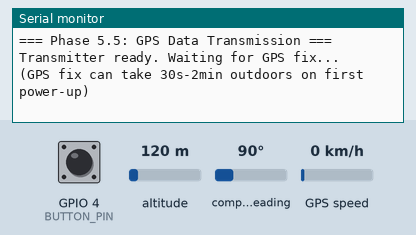
A sketch run on a simulated ESP32. On the bench: the last lines printed to the serial monitor. The test bench sets the inputs (shaded band); at power-on: GPIO 4 (BUTTON_PIN) HIGH, altitude 120 m, compass heading 90°, GPS speed 0 km/h. The GPS gets a fix after 3 s at 37.7749, -122.4194 with 8 satellites; no radio packets arrive unless stated.

Above: at 1.2 s.
1.3 s: GPIO 4 (BUTTON_PIN) pulled LOW for 0.15 s
At 2.5 s:
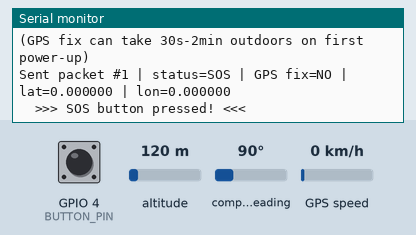
2.9 s: GPIO 4 (BUTTON_PIN) pulled LOW for 3.2 s
At 7.4 s:
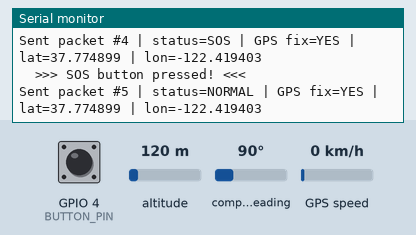

Measured:
- after the input at 1.3 s, the serial monitor: prints a new line after 0.06 s (image 1)
- after the input at 2.9 s, the serial monitor: prints a new line after 0.06 s (image 2)

The sketch:

5.5_Transmitter_GPS.ino
```cpp
/*
  ============================================================
  PHASE 5.4 -> 5.5 - Worker Status + GPS Data Transmission
  ============================================================
  5.5 adds: NEO-M8N GPS module, latitude/longitude added to
  every transmitted packet.

  Board: ESP32
  Wiring:
    VCC->3.3V, GND->GND, SCK->18, MISO->19, MOSI->23,
    NSS->5, RESET->14, DIO0->26
  Button:
    One leg -> GPIO 4, other leg -> GND (uses internal pull-up)
  GPS (NEO-M8N, new in 5.5):
    VCC->3.3V/5V, GND->GND, GPS TX->ESP32 GPIO16, GPS RX->ESP32 GPIO17
    (uses ESP32 hardware Serial2)
  ============================================================
*/

#include <SPI.h>
#include <LoRa.h>
#include <TinyGPSPlus.h>

// ---------------- ESP32 pin mapping ----------------
#define SS_PIN    5
#define RST_PIN   14
#define DIO0_PIN  26
#define BUTTON_PIN 4

#define GPS_RX_PIN 16   // ESP32 pin that receives data FROM GPS TX
#define GPS_TX_PIN 17   // ESP32 pin that sends data TO GPS RX

#define LORA_FREQUENCY 433E6   // must match receiver

// Unique ID for this worker unit - change per device when you have multiple
#define DEVICE_ID 1

#define SEND_INTERVAL_MS 5000

// ---------------- Status codes ----------------
enum WorkerStatus : uint8_t {
  STATUS_NORMAL = 0,
  STATUS_SOS    = 1
};

// ---------------- Packet structure (5.5 adds lat/lon) ----------------
struct __attribute__((packed)) DataPacket {
  uint8_t  header;       // 0xAA = marks a valid packet
  uint8_t  deviceId;
  uint16_t packetId;     // increments each send
  uint8_t  status;        // WorkerStatus
  float    latitude;      // 0.0 if no GPS fix yet
  float    longitude;     // 0.0 if no GPS fix yet
};

TinyGPSPlus gps;
HardwareSerial gpsSerial(2); // ESP32 Serial2

uint16_t packetCounter = 0;
unsigned long lastSend = 0;

void setup() {
  Serial.begin(115200);
  while (!Serial) { ; }

  Serial.println();
  Serial.println(F("=== Phase 5.5: GPS Data Transmission ==="));

  pinMode(BUTTON_PIN, INPUT_PULLUP);

  // NEO-M8N default baud rate is 9600
  gpsSerial.begin(9600, SERIAL_8N1, GPS_RX_PIN, GPS_TX_PIN);

  SPI.begin(18, 19, 23, SS_PIN);
  LoRa.setPins(SS_PIN, RST_PIN, DIO0_PIN);

  if (!LoRa.begin(LORA_FREQUENCY)) {
    Serial.println(F("LoRa init FAILED. Check wiring/frequency."));
    while (true) { delay(1000); }
  }

  LoRa.setSpreadingFactor(9);
  LoRa.setSignalBandwidth(125E3);
  LoRa.setCodingRate4(5);
  LoRa.setTxPower(20);

  Serial.println(F("Transmitter ready. Waiting for GPS fix..."));
  Serial.println(F("(GPS fix can take 30s-2min outdoors on first power-up)"));
}

void loop() {
  feedGPS();

  // Manual SOS button (active LOW) - send immediately
  if (digitalRead(BUTTON_PIN) == LOW) {
    sendPacket(STATUS_SOS);
    Serial.println(F("  >>> SOS button pressed! <<<"));
    delay(1000); // simple debounce
    return;
  }

  // Normal heartbeat status
  if (millis() - lastSend >= SEND_INTERVAL_MS) {
    lastSend = millis();
    sendPacket(STATUS_NORMAL);
  }
}

void feedGPS() {
  while (gpsSerial.available() > 0) {
    gps.encode(gpsSerial.read());
  }
}

void sendPacket(uint8_t status) {
  DataPacket pkt;
  pkt.header   = 0xAA;
  pkt.deviceId = DEVICE_ID;
  pkt.packetId = ++packetCounter;
  pkt.status   = status;

  if (gps.location.isValid()) {
    pkt.latitude  = (float)gps.location.lat();
    pkt.longitude = (float)gps.location.lng();
  } else {
    pkt.latitude  = 0.0;
    pkt.longitude = 0.0;
  }

  LoRa.beginPacket();
  LoRa.write((uint8_t*)&pkt, sizeof(pkt));
  LoRa.endPacket();

  Serial.print(F("Sent packet #"));
  Serial.print(pkt.packetId);
  Serial.print(F(" | status="));
  Serial.print(status == STATUS_SOS ? "SOS" : "NORMAL");
  Serial.print(F(" | GPS fix="));
  Serial.print(gps.location.isValid() ? "YES" : "NO");
  Serial.print(F(" | lat="));
  Serial.print(pkt.latitude, 6);
  Serial.print(F(" | lon="));
  Serial.println(pkt.longitude, 6);
}
```
